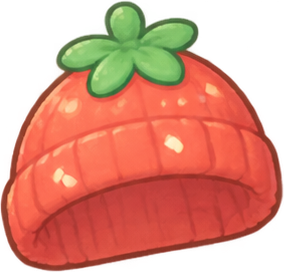
#> input picture 美术/商店服装/插画/01_草莓小帽.png, 284 x 272 px; its folder holds 4 pictures in this run
$ python make_pixel.py
#> lines starting #> are read from the running program, lines starting #| are printed output that depends on the picture; after the words box and inside, x2 and y2 are one past the last pixel; in counts of white or black regions, pixels touching at a corner belong together
#> in main, src is the input picture: PIL image 284x272 RGBA; mean R, G, B, A 146.9, 72.9, 53.2, 171.4
"""以 插画/ 里的服装图标为模板，生成像素画（用 Anaconda 的 Python：需要 Pillow、numpy、scipy）。

    D:\\anaconda3\\python.exe make_pixel.py

规格：32×32 像素网格，清晰硬边无抗锯齿，深紫褐色单像素描边 #4A2C3C，每件限 6 种颜色，透明背景。
输出：
  像素/<编号>_<名称>.png        32×32 商店图标（原始尺寸）
  像素/<编号>_<名称>_x10.png    放大 10 倍的预览
  像素/一览.png                 全部放大拼在一起
并导出到安卓工程：
  assets/outfits/<key>_icon.png、outfits.json（含分类）
  res/drawable-nodpi/outfit_<key>.png（插画版，最长边 256）
"""
import json
import os

import numpy as np
from PIL import Image
from scipy import ndimage

HERE = os.path.dirname(os.path.abspath(__file__))
MAIN = os.path.join(HERE, '..', '..', 'android', 'app', 'src', 'main')
OUTLINE = (0x4A, 0x2C, 0x3C)

# 编号_名称, key, 价格, 戴在哪, 穿戴版宽度（宠物像素）, 颜色数
ITEMS = [
    ('01_草莓小帽', 'strawberry_hat', 70, 'head', 22, 8),
    ('02_蝴蝶结', 'bow', 40, 'head_side', 13, 7),
    ('03_毛线围巾', 'scarf', 90, 'neck', 24, 4),
    ('04_圆框眼镜', 'glasses', 80, 'eyes', 22, 6),
    ('05_睡帽', 'nightcap', 80, 'head', 24, 8),
    ('06_小雨帽', 'rain_hat', 100, 'head', 24, 7),
    ('07_厨师帽', 'chef_hat', 120, 'head', 20, 6),
    ('08_樱花发夹', 'sakura_clip', 50, 'head_side', 14, 7),
    ('09_超人小披风', 'cape', 200, 'neck', 24, 8),
    ('10_圣诞帽', 'santa_hat', 150, 'head', 24, 7),
]


# 分类（商店和衣柜按它分组；每个分类同一时间只能穿一件）
CATEGORY = {
    'strawberry_hat': '帽子', 'nightcap': '帽子', 'rain_hat': '帽子', 'chef_hat': '帽子', 'santa_hat': '帽子',
    'bow': '发饰', 'sakura_clip': '发饰', 'glasses': '眼镜', 'scarf': '围巾', 'cape': '披风',
}

# 每件的细调：lines = 内描边灵敏度（模板深色像素占格子比例超过它才画线，None 不画）；
# accents = 必须保住的小面积点缀色（花心、铃铛、星星），按模板里接近这个颜色的像素占比决定画不画
TUNE = {
    'strawberry_hat': dict(lines=None, accents=[(126, 186, 82)]),
    'bow': dict(lines=0.3, accents=[]),
    'scarf': dict(lines=None, accents=[]),
    'glasses': dict(lines=None, accents=[(236, 182, 60)]),
    'nightcap': dict(lines=0.35, accents=[(246, 214, 92)]),
    'rain_hat': dict(lines=0.35, accents=[]),
    'chef_hat': dict(lines=0.3, accents=[]),
    'sakura_clip': dict(lines=0.4, accents=[(246, 200, 64)]),
    'cape': dict(lines=0.5, accents=[(238, 186, 56)]),
    'santa_hat': dict(lines=0.35, accents=[]),
}


def pixelize(src: Image.Image, max_w: int, max_h: int, colors: int, lines=0.3, accents=()) -> Image.Image:
    """缩小 → 二值透明 → 限色 → 暗色并入描边色 → 外侧加单像素描边。返回内容图（不含画布留白）"""
#> called with max_w = 30, max_h = 30, colors = 8
    w, h = src.size
#> w = 284; h = 272
    k = min(max_w / w, max_h / h)
#> k = 0.106
    tw, th = max(1, round(w * k)), max(1, round(h * k))
#> tw = 30; th = 29
    small = src.convert('RGBa').resize((tw, th), Image.BOX).convert('RGBA')
    arr = np.array(small)
    # 模板里的深色线条：按每个格子里深色像素的占比决定要不要画成内描边
    s_arr = np.array(src).astype(np.float32)
    dark = ((s_arr[:, :, :3].mean(-1) < 100) & (s_arr[:, :, 3] > 128)).astype(np.float32)
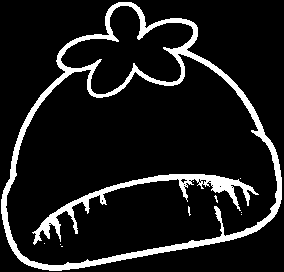
#> dark: shape (272, 284) float32; values 0 (black) and 1 (white), 10.9% white; 11 white regions (9 under 20 px), largest, box (x1, y1, x2, y2) and area: (1, 2, 282, 271) 6230, (32, 174, 259, 245) 2186
    dark_cov = np.array(Image.fromarray((dark * 255).astype(np.uint8)).resize((tw, th), Image.BOX)) / 255.0
    mask = arr[:, :, 3] >= 128
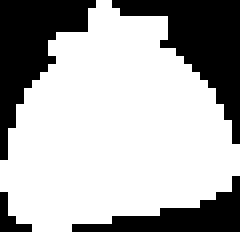
#> mask: shape (29, 30) bool (shown 8 times larger); 67.9% white; 4 black regions (1 under 20 px), largest, box (x1, y1, x2, y2) and area: (14, 0, 30, 18) 111, (0, 0, 12, 20) 102, (9, 22, 30, 29) 57
    mask = ndimage.binary_fill_holes(mask) | mask
    # 去掉和主体不相连的零星碎屑（面积不到 3%）
    lab, n = ndimage.label(mask)
#> n = 1
    if n > 1:
        sizes = ndimage.sum(mask, lab, range(1, n + 1))
        keep = [i + 1 for i, v in enumerate(sizes) if v >= 0.03 * sizes.max()]
        mask = np.isin(lab, keep)
    # 限色：只用物品本身的像素做调色板
    rgb = arr[:, :, :3]
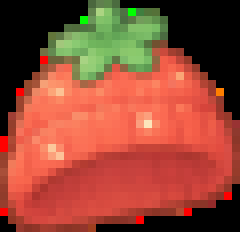
#> rgb: shape (29, 30, 3) (shown 8 times larger); mean R, G, B 148, 73.5, 53.4
    pix = rgb[mask]
#> pix = 591 rows, first 8: [96, 128, 78], [92, 134, 73], [97, 130, 77], [172, 212, 130], [134, 197, 105], [90, 142, 79], [107, 150, 90], [131, 194, 105]
    pal_img = Image.fromarray(pix.reshape(-1, 1, 3).astype(np.uint8), 'RGB').quantize(colors, method=Image.MEDIANCUT)
    pal = np.array(pal_img.getpalette()[:colors * 3]).reshape(-1, 3)
#> pal = [[142, 183, 106], [215, 128, 90], [251, 110, 84], [222, 103, 77], [227, 84, 68], [208, 70, 62], [194, 64, 57], [165, 62, 48]]
    # 很暗的颜色（原图的描边）统一换成描边色
    lum = pal.mean(axis=1)
#> lum = [143.7, 144.3, 148.3, 134, 126.3, 113.3, 105, 91.67]
    pal[lum < 115] = OUTLINE
    d = ((rgb[:, :, None, :].astype(int) - pal[None, None, :, :]) ** 2).sum(-1)
    q = pal[d.argmin(-1)]
    if lines is not None:
        q[(dark_cov > lines) & mask] = OUTLINE
    for acc in accents:
        near = (np.abs(s_arr[:, :, :3] - np.array(acc, np.float32)).sum(-1) < 90) & (s_arr[:, :, 3] > 128)
        cov = np.array(Image.fromarray((near * 255).astype(np.uint8)).resize((tw, th), Image.BOX)) / 255.0
        q[(cov > 0.28) & mask] = acc
#> this loop made 1 pass
#> pass 1, in pixelize, `near = (np.abs(s_arr[:, :, :3] - np.array(acc, np.float32)).sum(-1) < ..`:
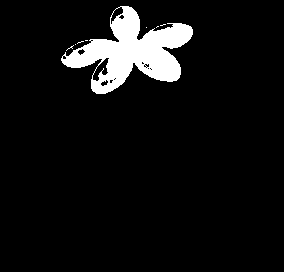
#> near: shape (272, 284) bool; 6.8% white; 8 white regions (7 under 20 px), largest, box (x1, y1, x2, y2) and area: (61, 6, 193, 94) 5201
#> after the loop: q: shape (29, 30, 3) int64; mean of channels 0, 1, 2 172.3, 87.1, 71
    # 多数色平滑：一个像素四周 8 格里有 6 格以上是另一种颜色，就跟着改（描边不动）
    for _ in range(2):
        q2 = q.copy()
        for y in range(1, th - 1):
            for x in range(1, tw - 1):
                if not mask[y, x] or tuple(q[y, x]) == OUTLINE or any(tuple(q[y, x]) == tuple(a) for a in accents):
                    continue
                nb = q[y - 1:y + 2, x - 1:x + 2].reshape(-1, 3)
                nb = np.delete(nb, 4, axis=0)
                vals, cnt = np.unique(nb, axis=0, return_counts=True)
                best = vals[cnt.argmax()]
                if cnt.max() >= 6 and tuple(best) != tuple(q[y, x]) and tuple(best) != OUTLINE:
                    q2[y, x] = best
        q = q2
    # 加外描边：画布四周各扩 1 像素
    H, W = th + 2, tw + 2
#> H = 31; W = 32
    out = np.zeros((H, W, 4), np.uint8)
    m = np.zeros((H, W), bool)
    m[1:-1, 1:-1] = mask
#> m: shape (31, 32) bool; 59.6% white; 1 black region, box (x1, y1, x2, y2) and area: (0, 0, 32, 31) 401
    out[1:-1, 1:-1, :3] = q
    out[m, 3] = 255
    ring = ndimage.binary_dilation(m, structure=[[0, 1, 0], [1, 1, 1], [0, 1, 0]]) & ~m
#> ring: shape (31, 32) bool; 9.1% white in thin lines or dots
    out[ring, :3] = OUTLINE
#> out: shape (31, 32, 4); mean of channels 0, 1, 2, 3 150.3, 75.9, 62.9, 151.9
    out[ring, 3] = 255
#> out: shape (31, 32, 4); mean of channels 0, 1, 2, 3 150.3, 75.9, 62.9, 175.1
    # 去掉孤立的单个像素（和四周颜色都不同的噪点并入多数色）
    rgbq = out[:, :, :3].copy()
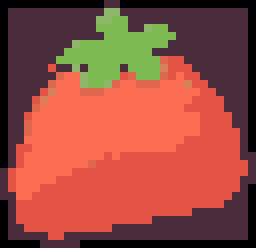
#> rgbq: shape (31, 32, 3) (shown 8 times larger); mean of channels 0, 1, 2 150.3, 75.9, 62.9; drawn as R, G, B
    for y in range(1, H - 1):
        for x in range(1, W - 1):
            if not m[y, x]:
                continue
            c = tuple(rgbq[y, x])
            nb = [tuple(rgbq[y + dy, x + dx]) for dy, dx in ((1, 0), (-1, 0), (0, 1), (0, -1)) if m[y + dy, x + dx]]
            if len(nb) == 4 and all(n != c for n in nb):
                vals, cnt = np.unique(np.array(nb), axis=0, return_counts=True)
                out[y, x, :3] = vals[cnt.argmax()]
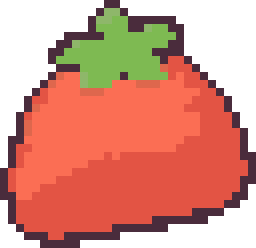
#> out: shape (31, 32, 4) (shown 8 times larger); mean of channels 0, 1, 2, 3 149.9, 76, 62.8, 175.1; transparent parts drawn white
    return Image.fromarray(out, 'RGBA')


def scarf_wear() -> Image.Image:
    O, M, C, F = OUTLINE + (255,), (159, 216, 192, 255), (245, 237, 213, 255), (126, 190, 166, 255)
    rows = [
        "..OOOOOOOOOOOOOOOOOOOOOO..",
        ".OmmccmmccmmccmmccmmccmmO.",
        "OmmccmmccmmccmmccmmccmmccO",
        ".OOOOOOOOOOOOOOOOOcmmcOOO.",
        ".................OmmccO...",
        ".................OccmmO...",
        ".................OmmccO...",
        ".................OfOfOf...",
    ]
    cm = {'O': O, 'm': M, 'c': C, 'f': F}
    img = Image.new('RGBA', (len(rows[0]), len(rows)), (0, 0, 0, 0))
    for y, r in enumerate(rows):
        for x, ch in enumerate(r):
            if ch != '.':
                img.putpixel((x, y), cm[ch])
    return img


def on_canvas(img: Image.Image, size=32) -> Image.Image:
#> called with size = 32
    c = Image.new('RGBA', (size, size), (0, 0, 0, 0))
#> c: PIL image 32x32 RGBA; every value is 0
    c.paste(img, ((size - img.width) // 2, (size - img.height) // 2))
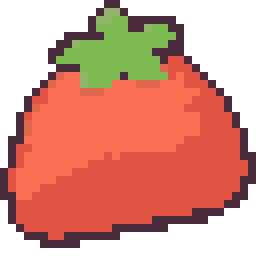
#> c: PIL image 32x32 RGBA (shown 8 times larger); mean R, G, B, A 145.2, 73.6, 60.8, 169.6; transparent parts drawn white
    return c


def main():
    os.makedirs(os.path.join(HERE, '像素'), exist_ok=True)
    assets = os.path.join(MAIN, 'assets', 'outfits')
    res = os.path.join(MAIN, 'res', 'drawable-nodpi')
    os.makedirs(assets, exist_ok=True)
    meta = []
    previews = []
    for name, key, price, slot, wear_w, colors in ITEMS:
        src = Image.open(os.path.join(HERE, '插画', f'{name}.png')).convert('RGBA')
        icon = on_canvas(pixelize(src, 30, 30, colors, **TUNE[key]))
        icon.save(os.path.join(HERE, '像素', f'{name}.png'))
        big = icon.resize((320, 320), Image.NEAREST)
        big.save(os.path.join(HERE, '像素', f'{name}_x10.png'))
        previews.append(big)
        icon.save(os.path.join(assets, f'{key}_icon.png'))
        # 穿在宠物身上的效果不再用贴图，而是 像素宠物/outfit_draw.py 按宠物身形真正画上去
        ill = src.copy(); ill.thumbnail((256, 256), Image.LANCZOS)
        ill.save(os.path.join(res, f'outfit_{key}.png'), optimize=True)
        meta.append({'key': key, 'name': name.split('_', 1)[1], 'price': price, 'category': CATEGORY[key]})
#> pass 2 of the loop in main, `for name, key, price, slot, wear_w, colors in ITEMS:`:
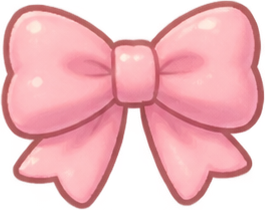
#> input picture 美术/商店服装/插画/02_蝴蝶结.png, 265 x 210 px
#> in main, src is the input picture: PIL image 265x210 RGBA; mean R, G, B, A 188.8, 122, 129.8, 180.5
#> small: PIL image 30x24 RGBA
#> s_arr: shape (210, 265, 4) float32
#> in pixelize (call 2), `dark = ((s_arr[:, :, :3].mean(-1) < 100) & (s_arr[:, :, 3] > 128)).ast..`:
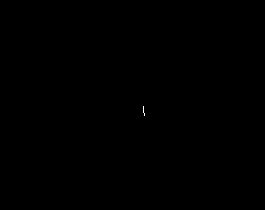
#> dark: shape (210, 265) float32; values 0 (black) and 1 (white), 0.02% white in thin lines or dots, all inside (x1, y1, x2, y2) = (143, 106, 145, 116)
#> dark_cov: shape (24, 30) float64
#> mask: shape (24, 30) bool; 71.4% white; 6 black regions (3 under 20 px), largest, box (x1, y1, x2, y2) and area: (10, 12, 30, 24) 99, (0, 0, 23, 5) 60, (0, 13, 8, 24) 35
#> rgb: shape (24, 30, 3)
#> pix = 514 rows, first 8: [185, 103, 99], [196, 118, 114], [202, 130, 127], [189, 109, 108], [206, 138, 136], [232, 182, 179], [236, 177, 176], [227, 161, 162]
#> pal = [[251, 197, 198], [251, 188, 192], [249, 175, 183], [240, 152, 165], [231, 140, 155], [211, 120, 132], [185, 99, 104]]
#> lum = [215.3, 210.3, 202.3, 185.7, 175.3, 154.3, 129.3]
#> m: shape (26, 32) bool; 61.8% white; 1 black region, box (x1, y1, x2, y2) and area: (0, 0, 32, 26) 318
#> ring: shape (26, 32) bool; 12.7% white in thin lines or dots
#> rgbq: shape (26, 32, 3)
#> in main, `ill.thumbnail((256, 256), Image.LANCZOS)`:
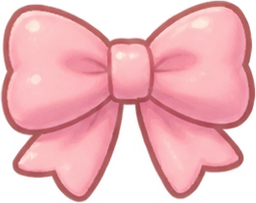
#> ill: PIL image 256x203 RGBA; mean R, G, B, A 187.3, 121.4, 129.1, 180.5; transparent parts drawn white
    with open(os.path.join(assets, 'outfits.json'), 'w', encoding='utf-8') as f:
        json.dump(meta, f, ensure_ascii=False, indent=1)
    # 一览
    sheet = Image.new('RGBA', (5 * 330 + 10, 2 * 330 + 10), (255, 251, 244, 255))
    for i, b in enumerate(previews):
        sheet.alpha_composite(b, (10 + (i % 5) * 330, 10 + (i // 5) * 330))
    sheet.save(os.path.join(HERE, '像素', '一览.png'))
    print('完成', len(meta), '件')


if __name__ == '__main__':
#> (the run stopped early here; a loop or call above may not have finished)
